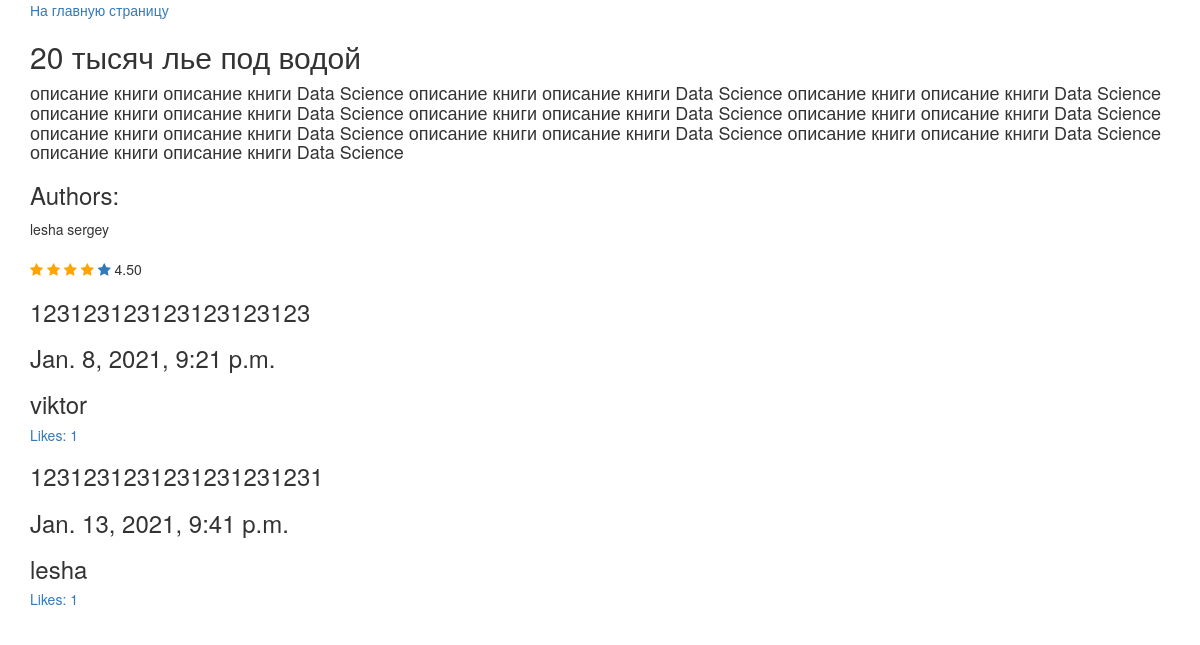
Screenshot of /shop/book_detail/20-tysiach-le-pod-vodoi/ with the database file from the repository.
### manager/models.py (models this page shows, shortened)
class Book(models.Model):
    title = models.CharField(max_length=250)
    date = models.DateTimeField(verbose_name='date-time', auto_now=False, null=True)
    authors = models.ManyToManyField(User, related_name='books')
    description = models.TextField(verbose_name='описание', null=True)
    likes = models.PositiveIntegerField(default=0)
    genres = models.CharField(max_length=50, verbose_name='жанр', null=True)
    rate = models.DecimalField(max_digits=3, decimal_places=2, default=0.0)
    users_counted_stars = models.PositiveIntegerField(default=0, verbose_name='counted_stars')
    count_users = models.PositiveIntegerField(default=0, verbose_name='counted_users')
    slug = models.SlugField(null=True, unique=True)

class Comment(models.Model):
    class Meta:
        verbose_name = 'Коммментарий'
        verbose_name_plural = 'Комментарии'
    comment = models.TextField(verbose_name='comment')
    date = models.DateTimeField(auto_now=True)
    author = models.ForeignKey(User, on_delete=models.CASCADE, related_name='author_comment')
    book = models.ForeignKey(Book, on_delete=models.CASCADE, related_name='comments')
    users_like = models.ManyToManyField(
        User,
        through='manager.LikeCommentUser',
        related_name='liked_comment'
    )
    tmp_book = models.ForeignKey("TMPBook", on_delete=models.CASCADE, related_name='tmp_comment', null= True)

### manager/views.py (the view)
# urls.py: path('book_detail/<str:slug>/', BookDetail.as_view(), name='book-detail-page'),
class BookDetail(View):
    def get(self, request, slug):
        context = {}
        comment_query = Comment.objects.annotate(count_like=Count('users_like'))
        comments = Prefetch('comments', comment_query)
        context['book'] = Book.objects.prefetch_related('authors', comments).get(slug=slug)
        context['range'] = range(1, 6)
        context["comment_form"] = CommentForm(data=request.POST)
        return render(request, 'book_detail.html', context)

### manager/templates/book_detail.html (shortened to what this page needs)
<!DOCTYPE html>
<html lang="en">
<head>
    <link rel="stylesheet" href="https://maxcdn.bootstrapcdn.com/bootstrap/3.4.1/css/bootstrap.min.css">
    <link rel="stylesheet" href="https://cdnjs.cloudflare.com/ajax/libs/font-awesome/4.7.0/css/font-awesome.min.css">
</head>
<body>
<div class="container">
<a href="{% url 'to_main_page' %}">На главную страницу</a>
<h2>{{ book.title }}</h2>
<h4>{{ book.description }}</h4>
<h3> Authors: </h3>
{% for author in book.authors.all %}
<span> {{ author }} </span>
{% endfor %}
<br><br>
    {% for i in range %}
        {% if book.rate >= i %}
        <a href="{% url 'add_rating_location' slug=book.slug rate=i  location=1 %}">
        <span class="fa fa-star checked"></span>
        </a>
        {% else %}
        <a href="{% url 'add_rating_location' slug=book.slug rate=i location=1 %}">
        <span class="fa fa-star"></span>
        </a>
        {% endif %}
    {% endfor %}
     {{ book.rate }}
{% for comment in book.comments.all %}
<h3>{{ comment.comment }}</h3>
<h3>{{ comment.date }}</h3>
<h3>{{ comment.author }}</h3>
<a href="{% url 'comment_like_location' id=comment.id slug=comment.book.slug %}"><h5>Likes: {{ comment.users_like.count }}</h5></a>
{% endfor %}
</div>
</body>
</html>

### manager/templates/book_detail.html (style rules this page uses)
.checked { color: orange; }

### rows the page displays
Book: title "20 тысяч лье под водой", description "описание книги описание книги Data Science описание книги описание книги Data Science описание книги описание книги Data Science описание книги описание книги Data Science описание книги описание книги Data Science описание книги описание книги Data Science описание книги описание книги Data Science описание книги описание книги Data Science описание книги описание книги Data Science описание книги описание книги Data Science", rate "4.50"
Comment: comment "123123123123123123123", date "Jan. 8, 2021, 9:21 p.m.", author "viktor", users_like.count "1"
Comment: comment "1231231231231231231231", date "Jan. 13, 2021, 9:41 p.m.", author "lesha", users_like.count "1"

### other values shown
{{ author }} "lesha"
{{ author }} "sergey"
